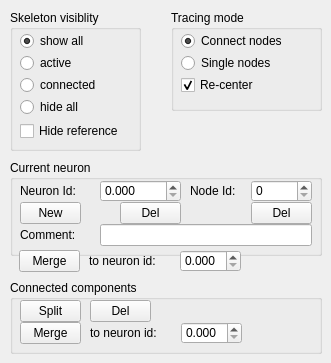
       <widget class="QWidget" name="Tracing">
        <property name="sizePolicy">
         <sizepolicy hsizetype="Preferred" vsizetype="Expanding">
          <horstretch>0</horstretch>
          <verstretch>0</verstretch>
         </sizepolicy>
        </property>
        <attribute name="title">
         <string>&amp;Tracing</string>
        </attribute>
        <widget class="QGroupBox" name="SkeletonVis_2">
         <property name="enabled">
          <bool>true</bool>
         </property>
         <property name="geometry">
          <rect>
           <x>10</x>
           <y>10</y>
           <width>131</width>
           <height>141</height>
          </rect>
         </property>
         <property name="title">
          <string>Skeleton visiblity</string>
         </property>
         <widget class="QRadioButton" name="radioBtn_showall">
          <property name="geometry">
           <rect>
            <x>10</x>
            <y>20</y>
            <width>101</width>
            <height>22</height>
           </rect>
          </property>
          <property name="text">
           <string>show all</string>
          </property>
          <property name="checked">
           <bool>true</bool>
          </property>
         </widget>
         <widget class="QRadioButton" name="radioBtn_showactiveneuron">
          <property name="geometry">
           <rect>
            <x>10</x>
            <y>42</y>
            <width>111</width>
            <height>22</height>
           </rect>
          </property>
          <property name="text">
           <string>active</string>
          </property>
         </widget>
         <widget class="QRadioButton" name="radioBtn_showconcomp">
          <property name="geometry">
           <rect>
            <x>10</x>
            <y>64</y>
            <width>111</width>
            <height>22</height>
           </rect>
          </property>
          <property name="text">
           <string>connected</string>
          </property>
         </widget>
         <widget class="QRadioButton" name="radioBtn_hideall">
          <property name="geometry">
           <rect>
            <x>10</x>
            <y>86</y>
            <width>91</width>
            <height>22</height>
           </rect>
          </property>
          <property name="text">
           <string>hide all</string>
          </property>
         </widget>
         <widget class="QCheckBox" name="ckbx_hideReference_2">
          <property name="enabled">
           <bool>true</bool>
          </property>
          <property name="geometry">
           <rect>
            <x>10</x>
            <y>110</y>
            <width>121</width>
            <height>22</height>
           </rect>
          </property>
          <property name="text">
           <string>Hide reference</string>
          </property>
          <property name="checked">
           <bool>false</bool>
          </property>
         </widget>
        </widget>
        <widget class="QGroupBox" name="SkeletonVis_3">
         <property name="enabled">
          <bool>true</bool>
         </property>
         <property name="geometry">
          <rect>
           <x>171</x>
           <y>10</y>
           <width>151</width>
           <height>101</height>
          </rect>
         </property>
         <property name="title">
          <string>Tracing mode</string>
         </property>
         <widget class="QRadioButton" name="radioBtn_connodes">
          <property name="geometry">
           <rect>
            <x>10</x>
            <y>20</y>
            <width>131</width>
            <height>22</height>
           </rect>
          </property>
          <property name="text">
           <string>Connect nodes</string>
          </property>
          <property name="checked">
           <bool>true</bool>
          </property>
         </widget>
         <widget class="QRadioButton" name="radioBtn_singlenodes">
          <property name="geometry">
           <rect>
            <x>10</x>
            <y>42</y>
            <width>131</width>
            <height>22</height>
           </rect>
          </property>
          <property name="text">
           <string>Single nodes</string>
          </property>
         </widget>
         <widget class="QCheckBox" name="ckbx_Recenter">
          <property name="enabled">
           <bool>true</bool>
          </property>
          <property name="geometry">
           <rect>
            <x>10</x>
            <y>64</y>
            <width>125</width>
            <height>22</height>
           </rect>
          </property>
          <property name="text">
           <string>Re-center</string>
          </property>
          <property name="checked">
           <bool>true</bool>
          </property>
         </widget>
        </widget>
        <widget class="QGroupBox" name="SkeletonVis_4">
         <property name="enabled">
          <bool>true</bool>
         </property>
         <property name="geometry">
          <rect>
           <x>10</x>
           <y>280</y>
           <width>312</width>
           <height>74</height>
          </rect>
         </property>
         <property name="title">
          <string>Connected components</string>
         </property>
         <widget class="QPushButton" name="btn_SplitConComp">
          <property name="geometry">
           <rect>
            <x>10</x>
            <y>20</y>
            <width>61</width>
            <height>22</height>
           </rect>
          </property>
          <property name="text">
           <string>Split</string>
          </property>
         </widget>
         <widget class="QPushButton" name="btn_DelConComp">
          <property name="geometry">
           <rect>
            <x>80</x>
            <y>20</y>
            <width>61</width>
            <height>22</height>
           </rect>
          </property>
          <property name="text">
           <string>Del</string>
          </property>
         </widget>
         <widget class="QDoubleSpinBox" name="_SpinBox_MergeNeuronId">
          <property name="geometry">
           <rect>
            <x>171</x>
            <y>42</y>
            <width>61</width>
            <height>22</height>
           </rect>
          </property>
          <property name="decimals">
           <number>3</number>
          </property>
          <property name="maximum">
           <double>1000000000.000000000000000</double>
          </property>
         </widget>
         <widget class="QLabel" name="label_18">
          <property name="geometry">
           <rect>
            <x>80</x>
            <y>42</y>
            <width>91</width>
            <height>21</height>
           </rect>
          </property>
          <property name="text">
           <string>to neuron id:</string>
          </property>
         </widget>
         <widget class="QPushButton" name="btn_MergeConComp">
          <property name="geometry">
           <rect>
            <x>10</x>
            <y>42</y>
            <width>61</width>
            <height>22</height>
           </rect>
          </property>
          <property name="text">
           <string>Merge</string>
          </property>
         </widget>
        </widget>
        <widget class="QGroupBox" name="groupBox_10">
         <property name="geometry">
          <rect>
           <x>10</x>
           <y>160</y>
           <width>312</width>
           <height>96</height>
          </rect>
         </property>
         <property name="sizePolicy">
          <sizepolicy hsizetype="Expanding" vsizetype="Preferred">
           <horstretch>0</horstretch>
           <verstretch>0</verstretch>
          </sizepolicy>
         </property>
         <property name="title">
          <string>Current neuron</string>
         </property>
         <widget class="QLabel" name="label_20">
          <property name="geometry">
           <rect>
            <x>10</x>
            <y>64</y>
            <width>71</width>
            <height>22</height>
           </rect>
          </property>
          <property name="text">
           <string>Comment:</string>
          </property>
         </widget>
         <widget class="QLineEdit" name="_text_Comment_2">
          <property name="geometry">
           <rect>
            <x>90</x>
            <y>64</y>
            <width>212</width>
            <height>22</height>
           </rect>
          </property>
         </widget>
         <widget class="QLabel" name="label_21">
          <property name="geometry">
           <rect>
            <x>10</x>
            <y>20</y>
            <width>71</width>
            <height>21</height>
           </rect>
          </property>
          <property name="text">
           <string>Neuron Id:</string>
          </property>
         </widget>
         <widget class="QDoubleSpinBox" name="_SpinBoxNeuronId_2">
          <property name="geometry">
           <rect>
            <x>90</x>
            <y>20</y>
            <width>81</width>
            <height>22</height>
           </rect>
          </property>
          <property name="decimals">
           <number>3</number>
          </property>
          <property name="maximum">
           <double>1000000000.000000000000000</double>
          </property>
         </widget>
         <widget class="QLabel" name="label_22">
          <property name="geometry">
           <rect>
            <x>180</x>
            <y>20</y>
            <width>61</width>
            <height>21</height>
           </rect>
          </property>
          <property name="text">
           <string>Node Id:</string>
          </property>
         </widget>
         <widget class="QSpinBox" name="_SpinBoxNodeId_2">
          <property name="geometry">
           <rect>
            <x>241</x>
            <y>20</y>
            <width>61</width>
            <height>22</height>
           </rect>
          </property>
          <property name="maximum">
           <number>100000000</number>
          </property>
         </widget>
         <widget class="QPushButton" name="btn_NewNeuron_2">
          <property name="geometry">
           <rect>
            <x>10</x>
            <y>42</y>
            <width>61</width>
            <height>22</height>
           </rect>
          </property>
          <property name="text">
           <string>New</string>
          </property>
         </widget>
         <widget class="QPushButton" name="btn_DelNeuron_2">
          <property name="geometry">
           <rect>
            <x>110</x>
            <y>42</y>
            <width>61</width>
            <height>22</height>
           </rect>
          </property>
          <property name="text">
           <string>Del</string>
          </property>
         </widget>
         <widget class="QPushButton" name="btn_DelNode_2">
          <property name="geometry">
           <rect>
            <x>241</x>
            <y>42</y>
            <width>61</width>
            <height>22</height>
           </rect>
          </property>
          <property name="text">
           <string>Del</string>
          </property>
         </widget>
        </widget>
        <widget class="QLabel" name="label_53">
         <property name="geometry">
          <rect>
           <x>89</x>
           <y>250</y>
           <width>91</width>
           <height>21</height>
          </rect>
         </property>
         <property name="text">
          <string>to neuron id:</string>
         </property>
        </widget>
        <widget class="QPushButton" name="btn_MergeNeuron">
         <property name="geometry">
          <rect>
           <x>19</x>
           <y>250</y>
           <width>61</width>
           <height>22</height>
          </rect>
         </property>
         <property name="text">
          <string>Merge</string>
         </property>
        </widget>
        <widget class="QDoubleSpinBox" name="_SpinBox_MergeWholeNeuronId">
         <property name="geometry">
          <rect>
           <x>180</x>
           <y>250</y>
           <width>61</width>
           <height>22</height>
          </rect>
         </property>
         <property name="decimals">
          <number>3</number>
         </property>
         <property name="maximum">
          <double>1000000000.000000000000000</double>
         </property>
        </widget>
       </widget>
